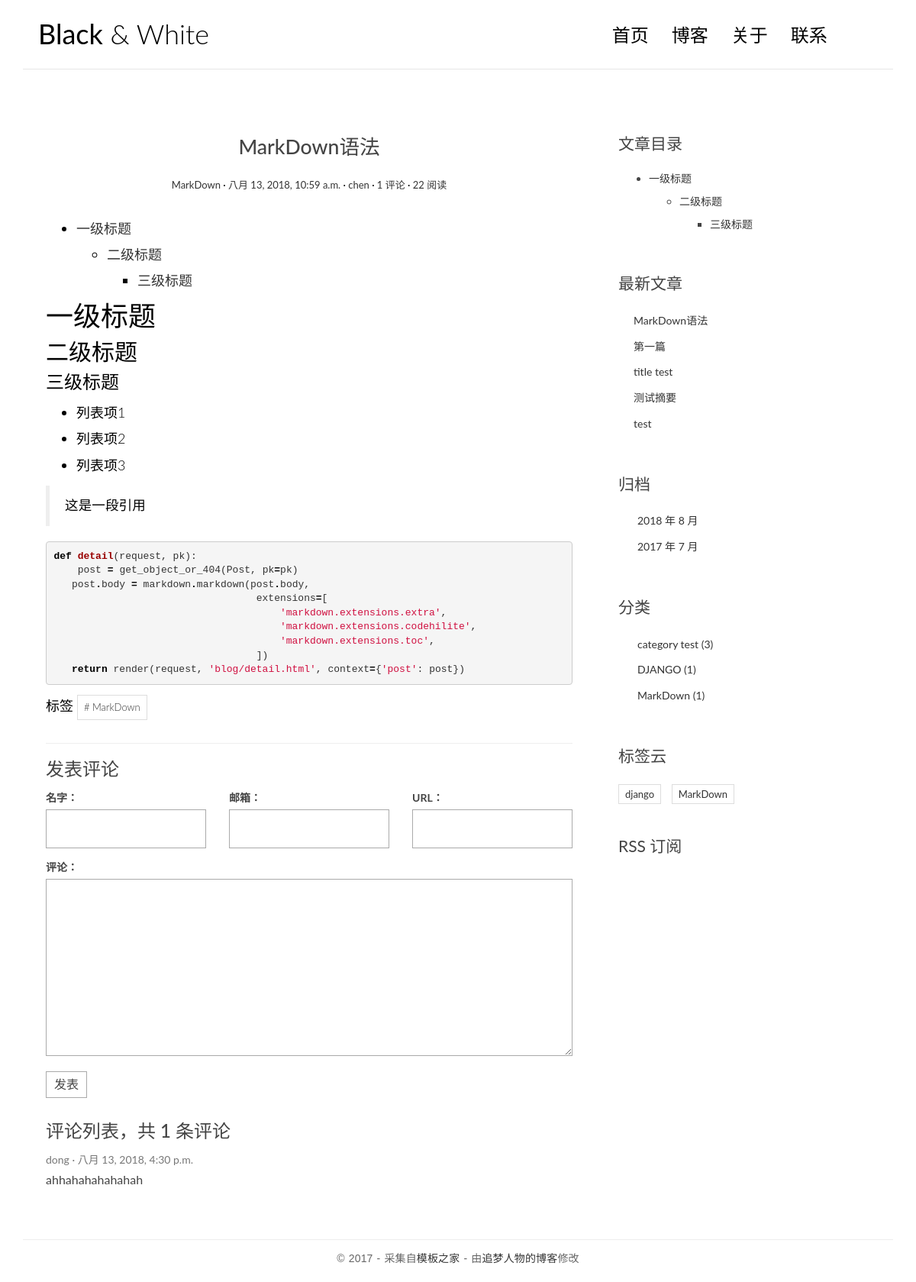
Screenshot of /post/3/ with the database file from the repository.
### blog/models.py (models this page shows, shortened)
class Post(models.Model):
    title = models.CharField(max_length=70)
    body = models.TextField()
    created_time = models.DateTimeField()
    modified_time = models.DateTimeField()
    excerpt = models.CharField(max_length=200, blank=True)
    category = models.ForeignKey(Category)
    tags = models.ManyToManyField(Tag, blank=True)
    author = models.ForeignKey(User)
    views = models.PositiveIntegerField(default=0)
    def get_absolute_url(self):
        return reverse('blog:detail', kwargs={'pk': self.pk})
    class Meta:
        ordering = ['-created_time']
    def increase_views(self):
        self.views += 1
        self.save(update_fields=['views'])
    def save(self, *args, **kwargs):
        if not self.excerpt:
            md = markdown.Markdown(extensions=[
                'markdown.extensions.extra',
                'markdown.extensions.codehilite',
            ])
            self.excerpt = strip_tags(md.convert(self.body))[:54]
        super(Post, self).save(*args, **kwargs)

class Category(models.Model):
    name = models.CharField(max_length=100)

class Tag(models.Model):
    name = models.CharField(max_length=100)

### comments/models.py (models this page shows, shortened)
class Comment(models.Model):
    name = models.CharField(max_length=100)
    email = models.EmailField(max_length=255)
    url = models.URLField(blank=True)
    text = models.TextField()
    created_time = models.DateTimeField(auto_now_add=True)
    post = models.ForeignKey('blog.Post')

### blog/views.py (the view)
# urls.py: url(r'^post/(?P<pk>[0-9]+)/$', views.PostDetailView.as_view(), name='detail'),
class PostDetailView(DetailView):
    model = Post
    template_name = 'blog/detail.html'
    context_object_name = 'post'
    def get(self, request, *args, **kwargs):
        response = super(PostDetailView, self).get(request, *args, *kwargs)
        self.object.increase_views()
        return response
    def get_object(self, queryset=None):
        post = super(PostDetailView, self).get_object(queryset=None)
        md = markdown.Markdown(extensions=[
            'markdown.extensions.extra',
            'markdown.extensions.codehilite',
            'markdown.extensions.toc',
            TocExtension(slugify=slugify),
        ])
        post.body = md.convert(post.body)
        post.toc = md.toc
        return post
    def get_context_data(self, **kwargs):
        context = super(PostDetailView, self).get_context_data(**kwargs)
        form = CommentForm()
        comment_list = self.object.comment_set.all()
        context.update({
            'form': form,
            'comment_list': comment_list
        })
        return context

### comments/forms.py
class CommentForm(forms.ModelForm):
    class Meta:
        model = Comment
        fields = ['name', 'email', 'url', 'text']

### blog/templatetags/blog_tags.py (called while the page is built)
@register.simple_tag
def get_recent_posts(num=5):
    return Post.objects.all().order_by('-created_time')[:num]

@register.simple_tag
def archives():
    return Post.objects.dates('created_time', 'month', order='DESC')

@register.simple_tag
def get_categories():
    return Category.objects.annotate(num_posts=Count('post')).filter(num_posts__gt=0)

@register.simple_tag
def get_tags():
    return Tag.objects.annotate(num_posts=Count('post')).filter(num_posts__gt=0)

### templates/blog/detail.html (shortened to what this page needs)
{% extends 'base.html' %}
{% block main %}
    <article class="post post-{{ post.pk }}">
        <header class="entry-header">
            <h1 class="entry-title">{{ post.title }}</h1>
            <div class="entry-meta">
                <span class="post-category"><a href="{% url 'blog:category' post.pk %}">{{ post.category.name }}</a></span>
                <span class="post-date"><a href="#"><time class="entry-date"
                                                          datetime="{{ post.created_time }}">{{ post.created_time }}</time></a></span>
                <span class="post-author"><a href="#">{{ post.author }}</a></span>
                <span class="comments-link"><a href="#">{{ post.comment_set.count }} 评论</a></span>
                <span class="views-count"><a href="#">{{ post.views }} 阅读</a></span>
            </div>
        </header>
        <div class="entry-content clearfix">
            {{ post.body|safe }}
            <div class="widget-tag-cloud">
                <ul>
                    标签
                    {% for tag in post.tags.all %}
                    <li><a href="{% url 'blog:tag' tag.pk %}"># {{ tag.name }}</a></li>
                    {% endfor %}
                </ul>
            </div>
        </div>
    </article>
    <section class="comment-area" id="comment-area">
        <hr>
        <h3>发表评论</h3>
        <form action="{% url 'comments:post_comment' post.pk %}" method="post" class="comment-form">
            <div class="row">
                <div class="col-md-4">
                    <label for="{{ form.name.id_for_label }}">名字：</label>
                    {{ form.name }}
                </div>
                <div class="col-md-4">
                    <label for="{{ form.email.id_for_label }}">邮箱：</label>
                    {{ form.email }}
                </div>
                <div class="col-md-4">
                    <label for="{{ form.url.id_for_label }}">URL：</label>
                    {{ form.url }}
                </div>
                <div class="col-md-12">
                    <label for="{{ form.text.id_for_label }}">评论：</label>
                    {{ form.text }}
                    <button type="submit" class="comment-btn">发表</button>
                </div>
            </div>
        </form>
        <div class="comment-list-panel">
            <h3>评论列表，共 <span>{{ post.comment_set.count }}</span> 条评论</h3>
            <ul class="comment-list list-unstyled">
                {% for comment in comment_list %}
                    <li class="comment-item">
                        <span class="nickname">{{ comment.name }}</span>
                        <time class="submit-date">{{ comment.created_time }}</time>
                        <div class="text">
                            {{ comment.text }}
                        </div>
                    </li>
                {% empty %}
                    暂无评论
                {% endfor %}
            </ul>
        </div>
    </section>
{% endblock main %}
{% block toc %}
    <div class="widget widget-content">
        <h3 class="widget-title">文章目录</h3>
        {{ post.toc|safe }}
    </div>
{% endblock toc %}

### templates/base.html (shortened to what this page needs)
{% load staticfiles %}
{% load blog_tags %}
<!DOCTYPE html>
<html>
<head>
    <link rel="stylesheet" href="http://code.ionicframework.com/ionicons/2.0.1/css/ionicons.min.css">
    <link rel="stylesheet" href="{% static 'blog/css/bootstrap.min.css' %}">
    <link rel="stylesheet" href="{% static 'blog/css/pace.css' %}">
    <link rel="stylesheet" href="{% static 'blog/css/custom.css' %}">
    <link rel="stylesheet" href="{% static 'blog/css/highlights/github.css' %}">
    <link rel="stylesheet" href="{% static 'blog/css/nav.css' %}">
</head>
<body>
<div class="container">
    <header id="site-header">
        <div class="row">
            <div class="col-md-4 col-sm-5 col-xs-8">
                <div class="logo">
                    <h1><a href="{% url 'blog:index' %}"><b>Black</b> &amp; White</a></h1>
                </div>
            </div>
            <div class="col-md-8 col-sm-7 col-xs-4">
                <nav class="main-nav" role="navigation">
                    <div class="collapse navbar-collapse" id="bs-example-navbar-collapse-1">
                        <ul class="nav navbar-nav navbar-right">
                            <li class="cl-effect-11"><a href="{% url 'blog:index' %}" data-hover="首页">首页</a></li>
                            <li class="cl-effect-11"><a href="full-width.html" data-hover="博客">博客</a></li>
                            <li class="cl-effect-11"><a href="about.html" data-hover="关于">关于</a></li>
                            <li class="cl-effect-11"><a href="contact.html" data-hover="联系">联系</a></li>
                        </ul>
                    </div>
                </nav>
            </div>
        </div>
    </header>
</div>
<div class="content-body">
    <div class="container">
        <div class="row">
            <main class="col-md-8">
                {% block main %}
                {% endblock main %}
            </main>
            <aside class="col-md-4">
                {% block toc %}
                {% endblock toc %}
                <div class="widget widget-recent-posts">
                    <h3 class="widget-title">最新文章</h3>
                    {% get_recent_posts as recent_post_list %}
                    <ul>
                        {% for post in recent_post_list %}
                        <li>
                            <a href="{{ post.get_absolute_url }}">{{ post.title }}</a>
                        </li>
                        {% empty %}
                        暂无文章！
                        {% endfor %}
                    </ul>
                </div>
                <div class="widget widget-archives">
                    <h3 class="widget-title">归档</h3>
                    {% archives as date_list %}
                    <ul>
                        {% for date in date_list %}
                        <li>
                            <a href="{% url 'blog:archives' date.year date.month %}">{{ date.year }} 年 {{ date.month }} 月</a>
                        </li>
                        {% endfor %}
                    </ul>
                </div>
                <div class="widget widget-category">
                    <h3 class="widget-title">分类</h3>
                    {% get_categories as category_list %}
                    <ul>
                        {% for category in category_list %}
                        <li>
                            <a href="{% url 'blog:category' category.pk %}">{{ category.name }}
                                <span class="post-count">({{ category.num_posts }})</span>
                            </a>
                        </li>
                        {% empty %}
                            暂无分类！
                        {% endfor %}
                    </ul>
                </div>
                <div class="widget widget-tag-cloud">
                    <h3 class="widget-title">标签云</h3>
                    {% get_tags as tag_list %}
                    <ul>
                        {% for tag in tag_list %}
                        <li>
                            <a href="{% url 'blog:tag' tag.pk %}">{{ tag.name }}</a>
                        </li>
                        {% empty %}
                        暂无标签！
                        {% endfor %}
                    </ul>
                </div>
                <div class="rss">
                    <a href="{% url 'rss' %}"> RSS 订阅</a>
                </div>
            </aside>
        </div>
    </div>
</div>
<footer id="site-footer">
    <div class="container">
        <div class="row">
            <div class="col-md-12">
                <p class="copyright">&copy 2017 - 采集自<a href="http://www.cssmoban.com/"
                                                        target="_blank" title="模板之家">模板之家</a>
                    - 由<a href="http://zmrenwu.com/" title="网页模板" target="_blank">追梦人物的博客</a>修改
                </p>
            </div>
        </div>
    </div>
</footer>
</body>
</html>

### blog/static/blog/css/custom.css (style rules this page uses)
* { outline: none; }
h1, h2, h3, h4, h5, h6 { margin-top: 0; }
b { font-weight: 400; }
a { color: #333; }
body { color: #444; font-family: 'Lato', sans-serif; }
p { font-family: 'Ubuntu', sans-serif; font-weight: 400; word-spacing: 1px; letter-spacing: 0.01em; }
#site-header { background-color: #FFF; padding: 25px 20px; margin-bottom: 40px; border-bottom: 1px solid #e7e7e7; }
.logo h1 a { color: #000; }
.logo h1 { margin: 0; font-family: 'Lato', sans-serif; font-weight: 300; }
.main-nav { margin-top: 11px; max-width: 95%; }
.main-nav a { color: #000000 !important; padding: 0 0 5px 0 !important; margin-right: 30px; font-family: 'Lato', sans-serif; font-weight: 300; font-size: 24px; }
.cl-effect-11 a { padding: 10px 0; color: #0972b4; text-shadow: none; }
.cl-effect-11 a::before { position: absolute; top: 0; left: 0; overflow: hidden; padding: 0 0 5px 0 !important; max-width: 0; border-bottom: 1px solid #000; color: #000; content: attr(data-hover); white-space: nowrap; -webkit-transition: max-width 0.5s; -moz-transition: max-width 0.5s; transition: max-width 0.5s; }
.content-body { padding-bottom: 4em; }
.post { background: #fff; padding: 30px 30px 0; }
.entry-title { text-align: center; font-size: 1.9em; margin-bottom: 20px; line-height: 1.6; padding: 10px 20px 0; }
.entry-meta { text-align: center; color: #DDDDDD; font-size: 13px; margin-bottom: 30px; }
.entry-content { font-size: 18px; line-height: 1.9; font-weight: 300; color: #000; }
.post-category::after, .post-date::after, .post-author::after, .comments-link::after { content: ' ·'; color: #000; }
.widget { background: #fff; padding: 30px 0 0; }
.widget-title { font-size: 1.5em; margin-bottom: 20px; line-height: 1.6; padding: 10px 0 0; font-weight: 400; }
.widget-recent-posts ul { padding: 0; margin: 0; padding-left: 20px; }
.widget-recent-posts ul li { list-style-type: none; position: relative; line-height: 170%; margin-bottom: 10px; }
.widget-recent-posts ul li::before { content: '\f3d3'; font-family: "Ionicons"; position: absolute; left: -17px; top: 3px; font-size: 16px; color: #000; }
.widget-archives ul { padding: 0; margin: 0; padding-left: 25px; }
.widget-archives ul li { list-style-type: none; position: relative; line-height: 170%; margin-bottom: 10px; }
.widget-archives ul li::before { content: '\f3f3'; font-family: "Ionicons"; position: absolute; left: -25px; top: 1px; font-size: 16px; color: #000; }
.widget-category ul { padding: 0; margin: 0; padding-left: 25px; }
.widget-category ul li { list-style-type: none; position: relative; line-height: 170%; margin-bottom: 10px; }
.widget-category ul li::before { content: '\f3fe'; font-family: "Ionicons"; position: absolute; left: -25px; top: 1px; font-size: 18px; color: #000; }
.widget-tag-cloud ul { padding: 0; margin: 0; margin-right: -10px; }
.widget-tag-cloud ul li { list-style-type: none; font-size: 13px; display: inline-block; margin-right: 10px; margin-bottom: 10px; padding: 3px 8px; border: 1px solid #ddd; }
.widget-content ul ul { margin-top: 10px; }
.widget-content ul li { margin-bottom: 10px; }
.rss { font-size: 21px; margin-top: 30px; }
.rss a { color: #444; }
#site-footer { padding-top: 10px; padding: 0 0 1.5em 0; }
.copyright { text-align: center; padding-top: 1em; margin: 0; border-top: 1px solid #eee; color: #666; }
.contact-form input, .comment-form input { border: 1px solid #aaa; margin-bottom: 15px; width: 100%; padding: 15px 15px; font-size: 16px; line-height: 100%; transition: 0.4s border-color linear; }
.contact-form textarea, .comment-form textarea { border: 1px solid #aaa; margin-bottom: 15px; width: 100%; padding: 15px 15px; font-size: 16px; line-height: 20px !important; min-height: 183px; transition: 0.4s border-color linear; }
.comment-area { padding: 0 30px 0; }
.comment-form { margin-top: 15px; }
.comment-form .comment-btn { background-color: #fff; border: 1px solid #aaa; font-size: 16px; padding: 5px 10px; }
.comment-list-panel { margin-top: 30px; }
.comment-list { margin-top: 15px; }
.comment-item .nickname, .comment-item .submit-date { color: #777; font-size: 14px; }
.comment-item .nickname:after { content: ' ·'; }
.comment-item .text { padding-top: 5px; font-size: 16px; }

### blog/static/blog/css/highlights/github.css (style rules this page uses)
.codehilite .k { color: #000000; font-weight: bold }
.codehilite .o { color: #000000; font-weight: bold }
.codehilite .nf { color: #990000; font-weight: bold }
.codehilite .w { color: #bbbbbb }
.codehilite .s1 { color: #d01040 }

### rows the page displays
Post: title "MarkDown语法", category.name "MarkDown", created_time "八月 13, 2018, 10:59 a.m.", author "chen", comment_set.count "1", views "22", body "一级标题 二级标题 三级标题 一级标题 二级标题 三级标题 列表项1 列表项2 列表项3 这是一段引用 def detail ( request , pk ): post = get_object_or_404 ( Post , pk = pk ) post . body = markdown . markdown ( post . body , extensions = [ 'markdown.extensions.extra' , 'markdown.extensions.codehilite' , 'markdown.extensions.toc' , ]) return render ( request , 'blog/detail.html' , context = { 'post' : post })", toc "一级标题 二级标题 三级标题"
Tag: name "MarkDown"
Comment: name "dong", created_time "八月 13, 2018, 4:30 p.m.", text "ahhahahahahahah"
Post: title "第一篇"
Post: title "title test"
Post: title "测试摘要"
Post: title "test"
Category: name "category test", num_posts "3"
Category: name "DJANGO", num_posts "1"
Category: name "MarkDown", num_posts "1"
Tag: name "django"

### other values shown
{{ date.year }} "2018" "2017"
{{ date.month }} "8" "7"
